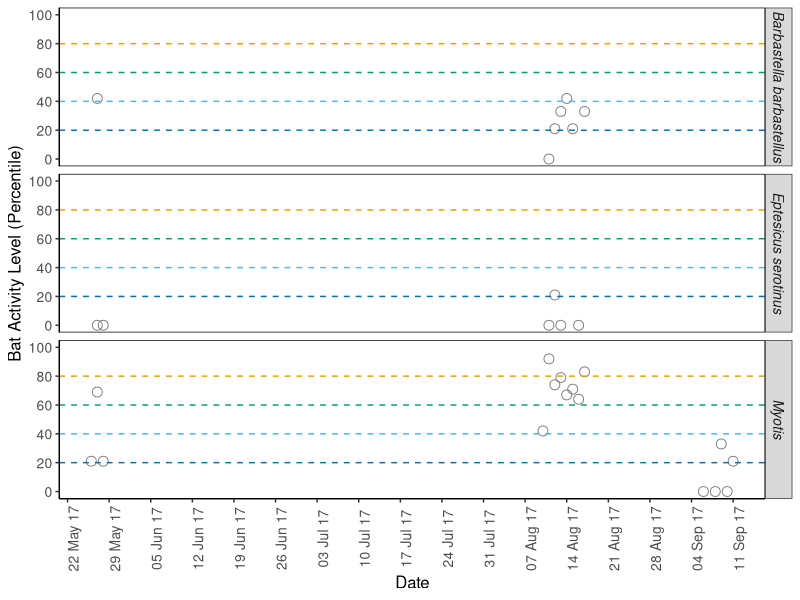
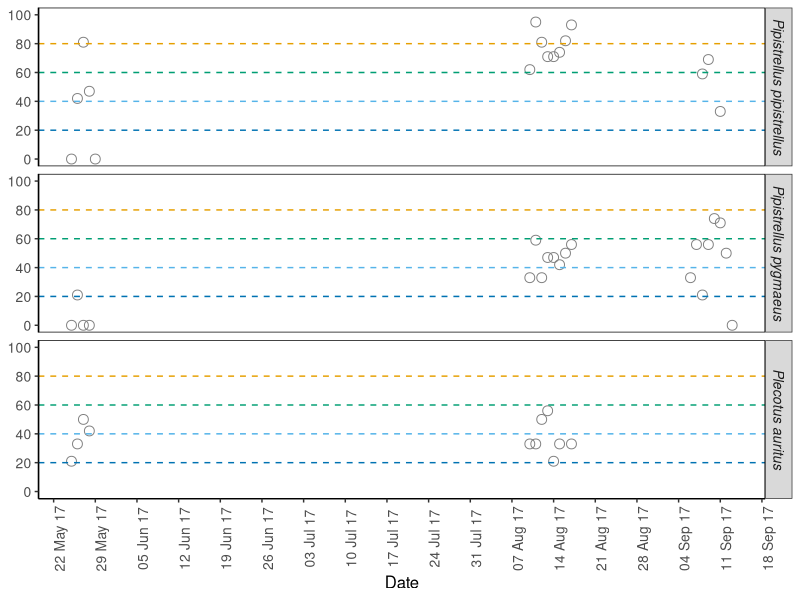
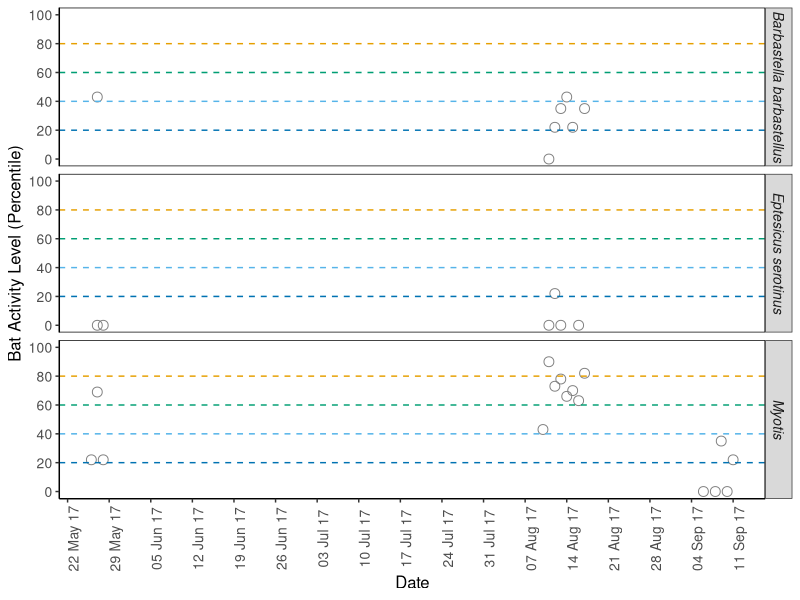
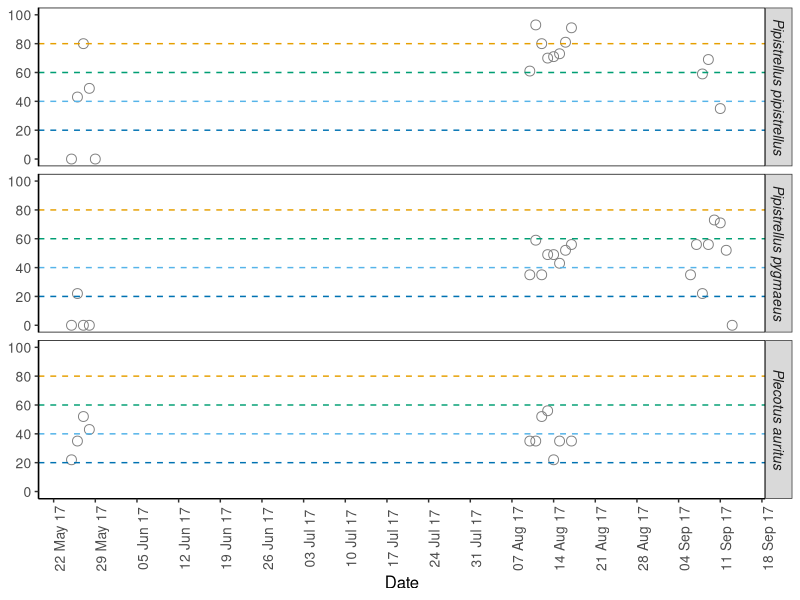
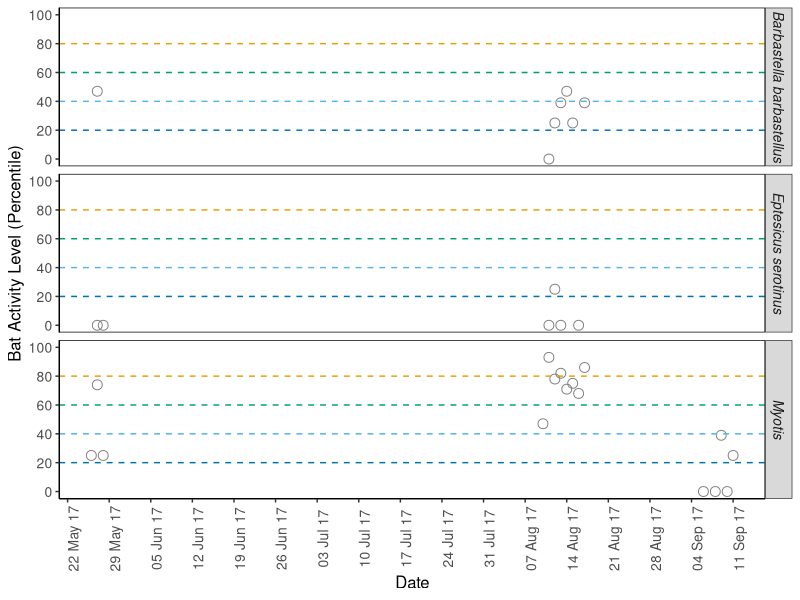
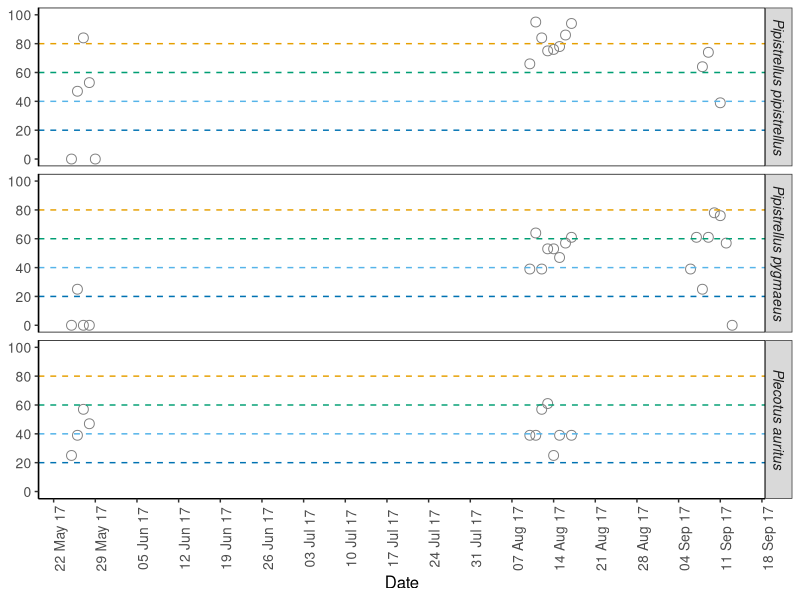
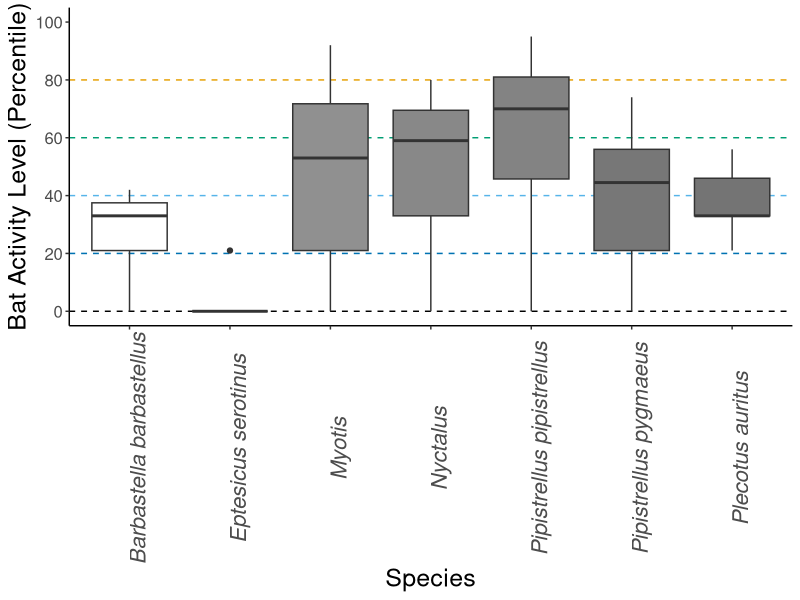
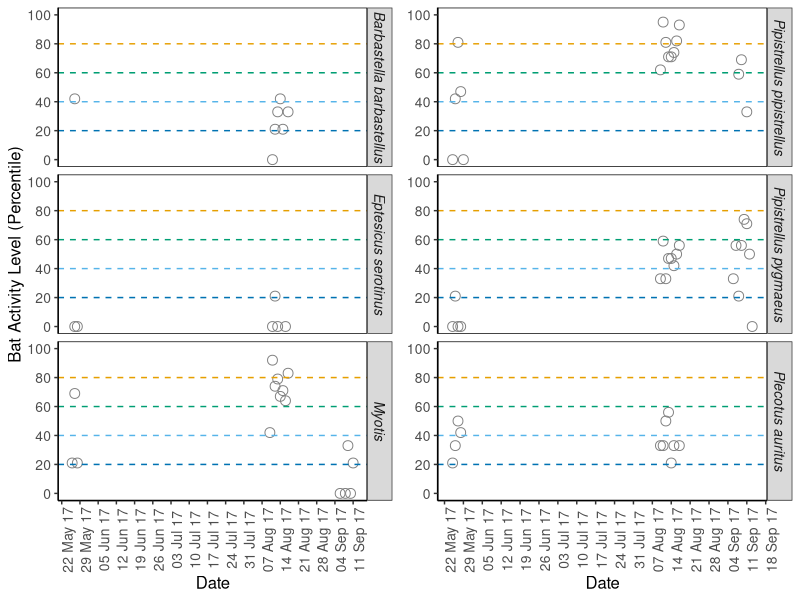

Here is the R script that generated these plots, in order:
# set wd

# load necessary packages
library(dplyr)
library(ggplot2)


# load in data
ys <- read.csv("../Data/AEL1321_ecobatdata_20180920_100.csv")
str(ys)

ys$date<-as.Date(ys$date, format = "%d/%m/%Y") #for date graphs later, convert date column into date objects

cbbPalette <- c("#D55E00", "#0072B2","#56B4E9","#009E73","#E69F00") #set colour palette for graphs

greys <- c("#FFFFFF", "#999999", "#909090", "#888888", "#838383",  "#777777", "#747474", "#666666", "#656565") #set colour palette for boxplot fills


#### BOXPLOT ####

#boxplot if 1 location
loc<-nlevels(ys$sref)

pdf("../Results/boxplot_100.pdf")
ggplot(ys, aes(x=species, y=percentile))+ #add lines first
  geom_hline(aes(yintercept=0), linetype="dashed", color="#000000") +
  geom_hline(aes(yintercept=20), linetype="dashed", color="#0072B2") +
  geom_hline(aes(yintercept=40), linetype="dashed", color="#56B4E9") +
  geom_hline(aes(yintercept=60), linetype="dashed", color="#009E73") +
  geom_hline(aes(yintercept=80), linetype="dashed", color="#E69F00") +
  geom_boxplot(ys, mapping = aes(fill=species))+
  xlab("Species")+
  ylab("Bat Activity Level (Percentile)")+
  scale_fill_manual(values=greys)+
  scale_y_continuous(breaks=seq(0,100,20)) +
  expand_limits(y=c(0,100))+
  theme_bw() +
  theme(panel.grid.major = element_blank(),
        panel.grid.minor = element_blank(),
        panel.border = element_rect(linetype="blank"),
        axis.line=element_line(size=0.5, colour="black", linetype="solid"),
        axis.title.x=element_text(size=18),
        axis.text.x  = element_text(angle=90, face="italic", size=16),
        axis.text.y  = element_text(size=12),
        axis.line.x = element_line(color="black", size = 0.5),
        axis.line.y = element_line(color="black", size = 0.5),
        axis.title.y=element_text(size=18),
        legend.position="none")

dev.off()


#### DATE ####

# can't fit on one graph nicely, so split the data using filter in dplyr
# first 3 species
ys1 <- ys %>%
  filter(species == "Barbastella barbastellus" | 
         species == "Eptesicus serotinus" |
         species ==   "Myotis")

# last 3 species
ys2 <- ys %>%
  filter(species == "Pipistrellus pipistrellus" | 
           species == "Pipistrellus pygmaeus" |
           species ==   "Plecotus auritus")

# create the plot of the first 3 species
plot1 <- ggplot(ys1, aes(x= date, y= percentile))+
  geom_point(ys1, size=3, shape=1,
             mapping = aes(x=date, y= percentile, color=activity_level))+
  xlab("Night")+ 
  ylab("Bat Activity Level (Percentile)")+
  scale_colour_manual(values=cbbPalette, name="Activity\nLevel",
                      breaks=c("High","Moderate/High","Moderate",
                               "Low/Moderate","Low"))+
  scale_y_continuous(breaks=seq(0,100,20), limits=c(0,100)) +
  scale_x_date(name = "Date", date_breaks = "1 week", date_labels = "%d %b %y")+
  theme_bw() +
  theme(panel.grid.major = element_blank(),
        panel.grid.minor = element_blank(),
        panel.border = element_rect(colour="black", linetype="solid"),
        axis.line=element_line(size=0.5, colour="black", linetype="solid"),
        axis.title.x=element_text(size=12),
        axis.text.x  = element_text(angle=90,size=10),
        axis.text.y  = element_text(size=10),
        axis.line.x = element_line(color="black", size = 0.5),
        axis.line.y = element_line(color="black", size = 0.5),
        axis.title.y=element_text(size=12)) +
  geom_hline(aes(yintercept=20), linetype="dashed", color="#0072B2") +
  geom_hline(aes(yintercept=40), linetype="dashed", color="#56B4E9") +
  geom_hline(aes(yintercept=60), linetype="dashed", color="#009E73") +
  geom_hline(aes(yintercept=80), linetype="dashed", color="#E69F00") +
  facet_grid(species ~ .) +
  theme(strip.text.y = element_text(size=10, face="italic"))
plot1

# create the plot of the last 3 species
plot2 <- ggplot(ys2, aes(x= date, y= percentile))+
  geom_point(ys2, size=3, shape=1,
             mapping = aes(x=date, y= percentile, color=activity_level))+
  xlab("Night")+ 
  ylab(NULL) +
  scale_colour_manual(values=cbbPalette, name="Activity\nLevel",
                      breaks=c("High","Moderate/High","Moderate",
                               "Low/Moderate","Low"))+
  scale_y_continuous(breaks=seq(0,100,20), limits=c(0,100)) +
  scale_x_date(name = "Date", date_breaks = "1 week", date_labels = "%d %b %y")+
  theme_bw() +
  theme(panel.grid.major = element_blank(),
        panel.grid.minor = element_blank(),
        panel.border = element_rect(colour="black", linetype="solid"),
        axis.line=element_line(size=0.5, colour="black", linetype="solid"),
        axis.title.x=element_text(size=12),
        axis.text.x  = element_text(angle=90,size=10),
        axis.text.y  = element_text(size=10),
        axis.line.x = element_line(color="black", size = 0.5),
        axis.line.y = element_line(color="black", size = 0.5)) +
  geom_hline(aes(yintercept=20), linetype="dashed", color="#0072B2") +
  geom_hline(aes(yintercept=40), linetype="dashed", color="#56B4E9") +
  geom_hline(aes(yintercept=60), linetype="dashed", color="#009E73") +
  geom_hline(aes(yintercept=80), linetype="dashed", color="#E69F00") +
  facet_grid(species ~ .) +
  theme(strip.text.y = element_text(size=10, face="italic"))
plot2


# load in cowplot
library(cowplot)

# plot the two side by side using cowplot and save as pdf
pdf("../Results/dates_100.pdf")
plot_grid(plot1, plot2)
dev.off()



################################################################################################ 200 FILTER #######################################

# load in data
ys200 <- read.csv("../Data/AEL1321_ecobatdata_20180920_200.csv")
str(ys200)

ys200$date<-as.Date(ys200$date, format = "%d/%m/%Y") #for date graphs later, convert date column into date objects

cbbPalette <- c("#D55E00", "#0072B2","#56B4E9","#009E73","#E69F00") #set colour palette for graphs

greys <- c("#FFFFFF", "#999999", "#909090", "#888888", "#838383",  "#777777", "#747474", "#666666", "#656565") #set colour palette for boxplot fills


#### BOXPLOT ####

#boxplot if 1 location
loc<-nlevels(ys200$sref)

pdf("../Results/boxplot_200.pdf")
ggplot(ys200, aes(x=species, y=percentile))+ #add lines first
  geom_hline(aes(yintercept=0), linetype="dashed", color="#000000") +
  geom_hline(aes(yintercept=20), linetype="dashed", color="#0072B2") +
  geom_hline(aes(yintercept=40), linetype="dashed", color="#56B4E9") +
  geom_hline(aes(yintercept=60), linetype="dashed", color="#009E73") +
  geom_hline(aes(yintercept=80), linetype="dashed", color="#E69F00") +
  geom_boxplot(ys200, mapping = aes(fill=species))+
  xlab("Species")+
  ylab("Bat Activity Level (Percentile)")+
  scale_fill_manual(values=greys)+
  scale_y_continuous(breaks=seq(0,100,20)) +
  expand_limits(y=c(0,100))+
  theme_bw() +
  theme(panel.grid.major = element_blank(),
        panel.grid.minor = element_blank(),
        panel.border = element_rect(linetype="blank"),
        axis.line=element_line(size=0.5, colour="black", linetype="solid"),
        axis.title.x=element_text(size=18),
        axis.text.x  = element_text(angle=90, face="italic", size=16),
        axis.text.y  = element_text(size=12),
        axis.line.x = element_line(color="black", size = 0.5),
        axis.line.y = element_line(color="black", size = 0.5),
        axis.title.y=element_text(size=18),
        legend.position="none")

dev.off()


#### DATE ####

# can't fit on one graph nicely, so split the data using filter in dplyr
# first 3 species
ys3 <- ys200 %>%
  filter(species == "Barbastella barbastellus" | 
           species == "Eptesicus serotinus" |
           species ==   "Myotis")

# last 3 species
ys4 <- ys200 %>%
  filter(species == "Pipistrellus pipistrellus" | 
           species == "Pipistrellus pygmaeus" |
           species ==   "Plecotus auritus")

# create the plot of the first 3 species
plot3 <- ggplot(ys3, aes(x= date, y= percentile))+
  geom_point(ys3, size=3, shape=1,
             mapping = aes(x=date, y= percentile, color=activity_level))+
  xlab("Night")+ 
  ylab("Bat Activity Level (Percentile)")+
  scale_colour_manual(values=cbbPalette, name="Activity\nLevel",
                      breaks=c("High","Moderate/High","Moderate",
                               "Low/Moderate","Low"))+
  scale_y_continuous(breaks=seq(0,100,20), limits=c(0,100)) +
  scale_x_date(name = "Date", date_breaks = "1 week", date_labels = "%d %b %y")+
  theme_bw() +
  theme(panel.grid.major = element_blank(),
        panel.grid.minor = element_blank(),
        panel.border = element_rect(colour="black", linetype="solid"),
        axis.line=element_line(size=0.5, colour="black", linetype="solid"),
        axis.title.x=element_text(size=12),
        axis.text.x  = element_text(angle=90,size=10),
        axis.text.y  = element_text(size=10),
        axis.line.x = element_line(color="black", size = 0.5),
        axis.line.y = element_line(color="black", size = 0.5),
        axis.title.y=element_text(size=12)) +
  geom_hline(aes(yintercept=20), linetype="dashed", color="#0072B2") +
  geom_hline(aes(yintercept=40), linetype="dashed", color="#56B4E9") +
  geom_hline(aes(yintercept=60), linetype="dashed", color="#009E73") +
  geom_hline(aes(yintercept=80), linetype="dashed", color="#E69F00") +
  facet_grid(species ~ .) +
  theme(strip.text.y = element_text(size=10, face="italic"))
plot3

# create the plot of the last 3 species
plot4 <- ggplot(ys4, aes(x= date, y= percentile))+
  geom_point(ys4, size=3, shape=1,
             mapping = aes(x=date, y= percentile, color=activity_level))+
  xlab("Night")+ 
  ylab(NULL) +
  scale_colour_manual(values=cbbPalette, name="Activity\nLevel",
                      breaks=c("High","Moderate/High","Moderate",
                               "Low/Moderate","Low"))+
  scale_y_continuous(breaks=seq(0,100,20), limits=c(0,100)) +
  scale_x_date(name = "Date", date_breaks = "1 week", date_labels = "%d %b %y")+
  theme_bw() +
  theme(panel.grid.major = element_blank(),
        panel.grid.minor = element_blank(),
        panel.border = element_rect(colour="black", linetype="solid"),
        axis.line=element_line(size=0.5, colour="black", linetype="solid"),
        axis.title.x=element_text(size=12),
        axis.text.x  = element_text(angle=90,size=10),
        axis.text.y  = element_text(size=10),
        axis.line.x = element_line(color="black", size = 0.5),
        axis.line.y = element_line(color="black", size = 0.5)) +
  geom_hline(aes(yintercept=20), linetype="dashed", color="#0072B2") +
  geom_hline(aes(yintercept=40), linetype="dashed", color="#56B4E9") +
  geom_hline(aes(yintercept=60), linetype="dashed", color="#009E73") +
  geom_hline(aes(yintercept=80), linetype="dashed", color="#E69F00") +
  facet_grid(species ~ .) +
  theme(strip.text.y = element_text(size=10, face="italic"))
plot4


# load in cowplot
library(cowplot)

# plot the two side by side using cowplot and save as pdf
pdf("../Results/dates_200.pdf")
plot_grid(plot3, plot4)
dev.off()




##########################################################################
###################### NO FILTER #########################################

# load in data
ysnf <- read.csv("../Data/AEL1321_ecobatdata_20180920_nofilter.csv")
str(ysnf)

ysnf$date<-as.Date(ysnf$date, format = "%d/%m/%Y") #for date graphs later, convert date column into date objects

cbbPalette <- c("#D55E00", "#0072B2","#56B4E9","#009E73","#E69F00") #set colour palette for graphs

greys <- c("#FFFFFF", "#999999", "#909090", "#888888", "#838383",  "#777777", "#747474", "#666666", "#656565") #set colour palette for boxplot fills


#### BOXPLOT ####

#boxplot if 1 location
loc<-nlevels(ysnf$sref)

pdf("../Results/boxplot_nf.pdf")
ggplot(ysnf, aes(x=species, y=percentile))+ #add lines first
  geom_hline(aes(yintercept=0), linetype="dashed", color="#000000") +
  geom_hline(aes(yintercept=20), linetype="dashed", color="#0072B2") +
  geom_hline(aes(yintercept=40), linetype="dashed", color="#56B4E9") +
  geom_hline(aes(yintercept=60), linetype="dashed", color="#009E73") +
  geom_hline(aes(yintercept=80), linetype="dashed", color="#E69F00") +
  geom_boxplot(ysnf, mapping = aes(fill=species))+
  xlab("Species")+
  ylab("Bat Activity Level (Percentile)")+
  scale_fill_manual(values=greys)+
  scale_y_continuous(breaks=seq(0,100,20)) +
  expand_limits(y=c(0,100))+
  theme_bw() +
  theme(panel.grid.major = element_blank(),
        panel.grid.minor = element_blank(),
        panel.border = element_rect(linetype="blank"),
        axis.line=element_line(size=0.5, colour="black", linetype="solid"),
        axis.title.x=element_text(size=18),
        axis.text.x  = element_text(angle=90, face="italic", size=16),
        axis.text.y  = element_text(size=12),
        axis.line.x = element_line(color="black", size = 0.5),
        axis.line.y = element_line(color="black", size = 0.5),
        axis.title.y=element_text(size=18),
        legend.position="none")

dev.off()


#### DATE ####

# can't fit on one graph nicely, so split the data using filter in dplyr
# first 3 species
ys5 <- ysnf %>%
  filter(species == "Barbastella barbastellus" | 
           species == "Eptesicus serotinus" |
           species ==   "Myotis")

# last 3 species
ys6 <- ysnf %>%
  filter(species == "Pipistrellus pipistrellus" | 
           species == "Pipistrellus pygmaeus" |
           species ==   "Plecotus auritus")

# create the plot of the first 3 species
plot5 <- ggplot(ys5, aes(x= date, y= percentile))+
  geom_point(ys5, size=3, shape=1,
             mapping = aes(x=date, y= percentile, color=activity_level))+
  xlab("Night")+ 
  ylab("Bat Activity Level (Percentile)")+
  scale_colour_manual(values=cbbPalette, name="Activity\nLevel",
                      breaks=c("High","Moderate/High","Moderate",
                               "Low/Moderate","Low"))+
  scale_y_continuous(breaks=seq(0,100,20), limits=c(0,100)) +
  scale_x_date(name = "Date", date_breaks = "1 week", date_labels = "%d %b %y")+
  theme_bw() +
  theme(panel.grid.major = element_blank(),
        panel.grid.minor = element_blank(),
        panel.border = element_rect(colour="black", linetype="solid"),
        axis.line=element_line(size=0.5, colour="black", linetype="solid"),
        axis.title.x=element_text(size=12),
        axis.text.x  = element_text(angle=90,size=10),
        axis.text.y  = element_text(size=10),
        axis.line.x = element_line(color="black", size = 0.5),
        axis.line.y = element_line(color="black", size = 0.5),
        axis.title.y=element_text(size=12)) +
  geom_hline(aes(yintercept=20), linetype="dashed", color="#0072B2") +
  geom_hline(aes(yintercept=40), linetype="dashed", color="#56B4E9") +
  geom_hline(aes(yintercept=60), linetype="dashed", color="#009E73") +
  geom_hline(aes(yintercept=80), linetype="dashed", color="#E69F00") +
  facet_grid(species ~ .) +
  theme(strip.text.y = element_text(size=10, face="italic"))
plot5

# create the plot of the last 3 species
plot6 <- ggplot(ys6, aes(x= date, y= percentile))+
  geom_point(ys6, size=3, shape=1,
             mapping = aes(x=date, y= percentile, color=activity_level))+
  xlab("Night")+ 
  ylab(NULL) +
  scale_colour_manual(values=cbbPalette, name="Activity\nLevel",
                      breaks=c("High","Moderate/High","Moderate",
                               "Low/Moderate","Low"))+
  scale_y_continuous(breaks=seq(0,100,20), limits=c(0,100)) +
  scale_x_date(name = "Date", date_breaks = "1 week", date_labels = "%d %b %y")+
  theme_bw() +
  theme(panel.grid.major = element_blank(),
        panel.grid.minor = element_blank(),
        panel.border = element_rect(colour="black", linetype="solid"),
        axis.line=element_line(size=0.5, colour="black", linetype="solid"),
        axis.title.x=element_text(size=12),
        axis.text.x  = element_text(angle=90,size=10),
        axis.text.y  = element_text(size=10),
        axis.line.x = element_line(color="black", size = 0.5),
        axis.line.y = element_line(color="black", size = 0.5)) +
  geom_hline(aes(yintercept=20), linetype="dashed", color="#0072B2") +
  geom_hline(aes(yintercept=40), linetype="dashed", color="#56B4E9") +
  geom_hline(aes(yintercept=60), linetype="dashed", color="#009E73") +
  geom_hline(aes(yintercept=80), linetype="dashed", color="#E69F00") +
  facet_grid(species ~ .) +
  theme(strip.text.y = element_text(size=10, face="italic"))
plot6


# load in cowplot
library(cowplot)

# plot the two side by side using cowplot and save as pdf
pdf("../Results/dates_nf.pdf")
plot_grid(plot5, plot6)
dev.off()
